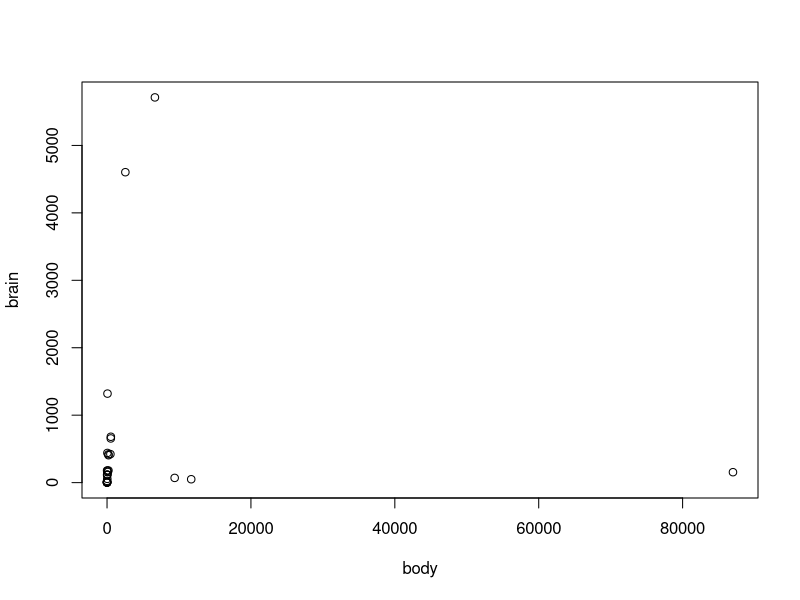
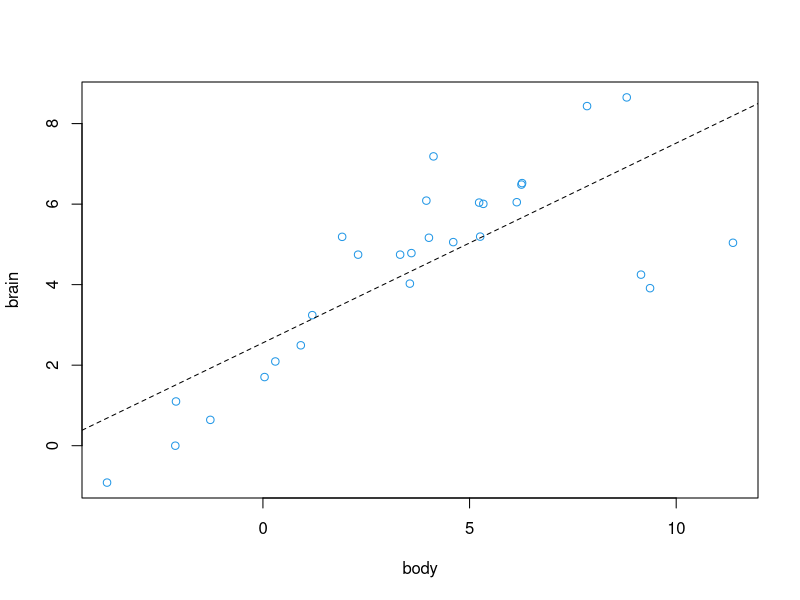
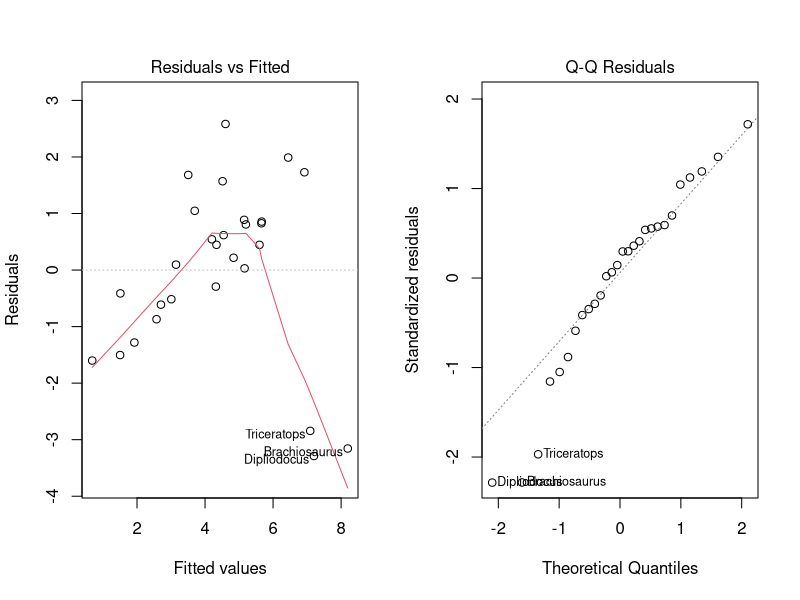
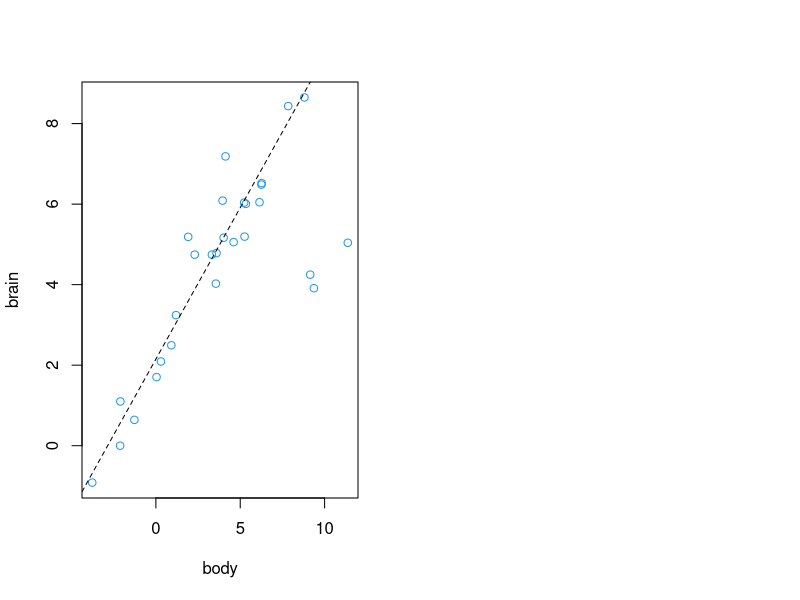

Recreate these plots in R, in order.
# Look at the data
data(Animals, package = "MASS")
Animals
plot(Animals)

# The measurements are highly skewed and do not follow a linear relationship.

# Simple logarithmic linear regression model

LogAnimals <- log(Animals)
m1 <- lm(brain ~ body, data = LogAnimals)
summary(m1)
plot(LogAnimals, col = 4)
abline(m1, lty = 2)
par(mfrow = c(1, 2))
plot(m1, 1:2)

# Dinosaurs are outliers, after omitting them:
LogAnimals2 <- LogAnimals[-c(6, 16, 26), ] 
m2 <- lm(brain ~ body, data = LogAnimals2)
summary(m2)
plot(LogAnimals, col = 4)
abline(m2, lty = 2)


# 95% Confidence Interval
newdata = data.frame(body = log(500))
camelConfLog <- predict(m2, newdata, interval = "confidence")
camelConfLog
exp(camelConfLog[-1])